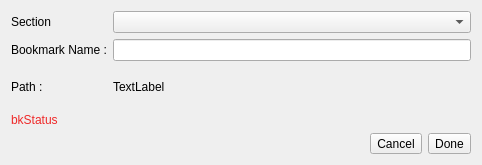
<?xml version="1.0" encoding="UTF-8"?>
<ui version="4.0">
 <class>bookmarkDialog</class>
 <widget class="QDialog" name="bookmarkDialog">
  <property name="geometry">
   <rect>
    <x>0</x>
    <y>0</y>
    <width>482</width>
    <height>165</height>
   </rect>
  </property>
  <property name="windowTitle">
   <string>Bookmark It</string>
  </property>
  <property name="windowIcon">
   <iconset>
    <normaloff>:/app/icons/app-icons/Bookmarks.svg</normaloff>:/app/icons/app-icons/Bookmarks.svg</iconset>
  </property>
  <property name="styleSheet">
   <string notr="true"/>
  </property>
  <layout class="QGridLayout" name="gridLayout">
   <item row="2" column="1">
    <widget class="QLabel" name="path">
     <property name="sizePolicy">
      <sizepolicy hsizetype="Preferred" vsizetype="Expanding">
       <horstretch>0</horstretch>
       <verstretch>0</verstretch>
      </sizepolicy>
     </property>
     <property name="text">
      <string>TextLabel</string>
     </property>
     <property name="wordWrap">
      <bool>true</bool>
     </property>
    </widget>
   </item>
   <item row="1" column="1">
    <widget class="QLineEdit" name="bkName"/>
   </item>
   <item row="2" column="0">
    <widget class="QLabel" name="Lpath">
     <property name="text">
      <string>Path :</string>
     </property>
    </widget>
   </item>
   <item row="0" column="0">
    <widget class="QLabel" name="LbkSection">
     <property name="text">
      <string>Section</string>
     </property>
    </widget>
   </item>
   <item row="0" column="1">
    <widget class="QComboBox" name="bkSection"/>
   </item>
   <item row="1" column="0">
    <widget class="QLabel" name="LbkName">
     <property name="text">
      <string>Bookmark Name :</string>
     </property>
    </widget>
   </item>
   <item row="3" column="0" colspan="2">
    <widget class="QLabel" name="bkStatus">
     <property name="styleSheet">
      <string notr="true">color: rgb(239, 41, 41);</string>
     </property>
     <property name="text">
      <string>bkStatus</string>
     </property>
    </widget>
   </item>
   <item row="4" column="0" colspan="2">
    <layout class="QHBoxLayout" name="horizontalLayout">
     <item>
      <spacer name="horizontalSpacer">
       <property name="orientation">
        <enum>Qt::Horizontal</enum>
       </property>
       <property name="sizeHint" stdset="0">
        <size>
         <width>40</width>
         <height>20</height>
        </size>
       </property>
      </spacer>
     </item>
     <item>
      <widget class="QToolButton" name="cancel">
       <property name="text">
        <string>Cancel</string>
       </property>
      </widget>
     </item>
     <item>
      <widget class="QToolButton" name="done">
       <property name="text">
        <string>Done</string>
       </property>
      </widget>
     </item>
    </layout>
   </item>
  </layout>
 </widget>
 <layoutdefault spacing="6" margin="11"/>
 <resources/>
 <connections/>
</ui>
